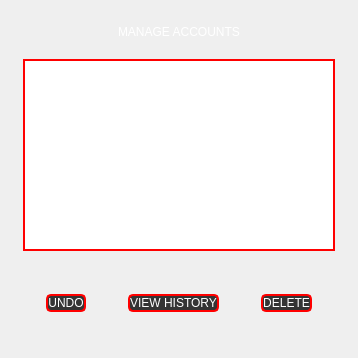
                      <widget class="QWidget" name="manageacc">
                       <layout class="QGridLayout" name="gridLayout_9">
                        <item row="0" column="0">
                         <widget class="QFrame" name="frame_38">
                          <property name="styleSheet">
                           <string notr="true">background-color: rgba(0, 0, 0, 0);</string>
                          </property>
                          <property name="frameShape">
                           <enum>QFrame::StyledPanel</enum>
                          </property>
                          <property name="frameShadow">
                           <enum>QFrame::Raised</enum>
                          </property>
                          <layout class="QVBoxLayout" name="verticalLayout_56">
                           <property name="spacing">
                            <number>0</number>
                           </property>
                           <property name="leftMargin">
                            <number>0</number>
                           </property>
                           <property name="topMargin">
                            <number>0</number>
                           </property>
                           <property name="rightMargin">
                            <number>0</number>
                           </property>
                           <property name="bottomMargin">
                            <number>0</number>
                           </property>
                           <item>
                            <widget class="QFrame" name="frame_39">
                             <property name="styleSheet">
                              <string notr="true">background-color: rgba(0, 0, 0, 0);</string>
                             </property>
                             <property name="frameShape">
                              <enum>QFrame::StyledPanel</enum>
                             </property>
                             <property name="frameShadow">
                              <enum>QFrame::Raised</enum>
                             </property>
                             <layout class="QVBoxLayout" name="verticalLayout_55">
                              <property name="spacing">
                               <number>0</number>
                              </property>
                              <property name="leftMargin">
                               <number>0</number>
                              </property>
                              <property name="topMargin">
                               <number>0</number>
                              </property>
                              <property name="rightMargin">
                               <number>0</number>
                              </property>
                              <property name="bottomMargin">
                               <number>0</number>
                              </property>
                              <item alignment="Qt::AlignTop">
                               <widget class="QFrame" name="frame_40">
                                <property name="frameShape">
                                 <enum>QFrame::StyledPanel</enum>
                                </property>
                                <property name="frameShadow">
                                 <enum>QFrame::Raised</enum>
                                </property>
                                <layout class="QHBoxLayout" name="horizontalLayout_6">
                                 <property name="spacing">
                                  <number>0</number>
                                 </property>
                                 <property name="leftMargin">
                                  <number>0</number>
                                 </property>
                                 <property name="topMargin">
                                  <number>0</number>
                                 </property>
                                 <property name="rightMargin">
                                  <number>0</number>
                                 </property>
                                 <property name="bottomMargin">
                                  <number>0</number>
                                 </property>
                                </layout>
                               </widget>
                              </item>
                              <item alignment="Qt::AlignVCenter">
                               <widget class="QFrame" name="frame_76">
                                <property name="sizePolicy">
                                 <sizepolicy hsizetype="Preferred" vsizetype="Expanding">
                                  <horstretch>0</horstretch>
                                  <verstretch>0</verstretch>
                                 </sizepolicy>
                                </property>
                                <property name="frameShape">
                                 <enum>QFrame::StyledPanel</enum>
                                </property>
                                <property name="frameShadow">
                                 <enum>QFrame::Raised</enum>
                                </property>
                                <layout class="QHBoxLayout" name="horizontalLayout_20">
                                 <item alignment="Qt::AlignHCenter|Qt::AlignVCenter">
                                  <widget class="QLabel" name="label_15">
                                   <property name="styleSheet">
                                    <string notr="true">font: 16pt &quot;Copperplate Gothic Bold&quot;;
color: rgb(255, 255, 255);</string>
                                   </property>
                                   <property name="text">
                                    <string>MANAGE ACCOUNTS</string>
                                   </property>
                                  </widget>
                                 </item>
                                </layout>
                               </widget>
                              </item>
                              <item>
                               <widget class="QFrame" name="frame_77">
                                <property name="sizePolicy">
                                 <sizepolicy hsizetype="Preferred" vsizetype="Expanding">
                                  <horstretch>0</horstretch>
                                  <verstretch>0</verstretch>
                                 </sizepolicy>
                                </property>
                                <property name="frameShape">
                                 <enum>QFrame::StyledPanel</enum>
                                </property>
                                <property name="frameShadow">
                                 <enum>QFrame::Raised</enum>
                                </property>
                                <layout class="QHBoxLayout" name="horizontalLayout_21">
                                 <item>
                                  <widget class="QTableWidget" name="tableWidget">
                                   <property name="styleSheet">
                                    <string notr="true">background-color: rgb(255, 255, 255);
border: 2px solid red;</string>
                                   </property>
                                  </widget>
                                 </item>
                                </layout>
                               </widget>
                              </item>
                              <item>
                               <widget class="QFrame" name="frame_78">
                                <property name="sizePolicy">
                                 <sizepolicy hsizetype="Preferred" vsizetype="Expanding">
                                  <horstretch>0</horstretch>
                                  <verstretch>0</verstretch>
                                 </sizepolicy>
                                </property>
                                <property name="frameShape">
                                 <enum>QFrame::StyledPanel</enum>
                                </property>
                                <property name="frameShadow">
                                 <enum>QFrame::Raised</enum>
                                </property>
                                <layout class="QHBoxLayout" name="horizontalLayout_22">
                                 <property name="spacing">
                                  <number>22</number>
                                 </property>
                                 <property name="leftMargin">
                                  <number>22</number>
                                 </property>
                                 <property name="topMargin">
                                  <number>22</number>
                                 </property>
                                 <property name="rightMargin">
                                  <number>22</number>
                                 </property>
                                 <property name="bottomMargin">
                                  <number>22</number>
                                 </property>
                                 <item>
                                  <widget class="QFrame" name="frame_79">
                                   <property name="frameShape">
                                    <enum>QFrame::StyledPanel</enum>
                                   </property>
                                   <property name="frameShadow">
                                    <enum>QFrame::Raised</enum>
                                   </property>
                                   <layout class="QHBoxLayout" name="horizontalLayout_8">
                                    <item>
                                     <widget class="QPushButton" name="pushButton_37">
                                      <property name="styleSheet">
                                       <string notr="true">QPushButton#pushButton_37{
 
	border: 2px solid red;
	font: 12pt &quot;Copperplate Gothic Bold&quot;;
	background-color:rgba(0,0,0,200);
    color: rgb(255,255,255);
    border-radius:5px;
}
QPushButton#pushButton_37:hover{
    background-color:rgb(255,255,255);
    color: rgb(0,0,0);
}
QPushButton#pushButton_37:pressed{
    background-color: rgba(255,255,255,210);
}</string>
                                      </property>
                                      <property name="text">
                                       <string>UNDO</string>
                                      </property>
                                      <property name="icon">
                                       <iconset resource="attachments/icons.qrc">
                                        <normaloff>:/icons/repeat.svg</normaloff>:/icons/repeat.svg</iconset>
                                      </property>
                                      <property name="iconSize">
                                       <size>
                                        <width>20</width>
                                        <height>50</height>
                                       </size>
                                      </property>
                                     </widget>
                                    </item>
                                   </layout>
                                  </widget>
                                 </item>
                                 <item>
                                  <widget class="QFrame" name="frame_24">
                                   <property name="frameShape">
                                    <enum>QFrame::StyledPanel</enum>
                                   </property>
                                   <property name="frameShadow">
                                    <enum>QFrame::Raised</enum>
                                   </property>
                                   <layout class="QHBoxLayout" name="horizontalLayout_12">
                                    <item>
                                     <widget class="QPushButton" name="pushButton_30">
                                      <property name="styleSheet">
                                       <string notr="true">QPushButton#pushButton_30{
 
	border: 2px solid red;
	font: 12pt &quot;Copperplate Gothic Bold&quot;;
	background-color:rgba(0,0,0,200);
    color: rgb(255,255,255);
    border-radius:5px;
}
QPushButton#pushButton_30:hover{
    background-color:rgb(255,255,255);
    color: rgb(0,0,0);
}
QPushButton#pushButton_30:pressed{
    background-color: rgba(255,255,255,210);
}</string>
                                      </property>
                                      <property name="text">
                                       <string>VIEW HISTORY</string>
                                      </property>
                                      <property name="icon">
                                       <iconset resource="attachments/icons.qrc">
                                        <normaloff>:/icons/align-center.svg</normaloff>:/icons/align-center.svg</iconset>
                                      </property>
                                      <property name="iconSize">
                                       <size>
                                        <width>20</width>
                                        <height>50</height>
                                       </size>
                                      </property>
                                     </widget>
                                    </item>
                                   </layout>
                                  </widget>
                                 </item>
                                 <item>
                                  <widget class="QFrame" name="frame_80">
                                   <property name="frameShape">
                                    <enum>QFrame::StyledPanel</enum>
                                   </property>
                                   <property name="frameShadow">
                                    <enum>QFrame::Raised</enum>
                                   </property>
                                   <layout class="QHBoxLayout" name="horizontalLayout_11">
                                    <item alignment="Qt::AlignVCenter">
                                     <widget class="QPushButton" name="pushButton_18">
                                      <property name="sizePolicy">
                                       <sizepolicy hsizetype="Minimum" vsizetype="Preferred">
                                        <horstretch>0</horstretch>
                                        <verstretch>0</verstretch>
                                       </sizepolicy>
                                      </property>
                                      <property name="styleSheet">
                                       <string notr="true">QPushButton#pushButton_18{
 
	border: 2px solid red;
	font: 12pt &quot;Copperplate Gothic Bold&quot;;
	background-color:rgba(0,0,0,200);
    color: rgb(255,255,255);
    border-radius:5px;
}
QPushButton#pushButton_18:hover{
    background-color:rgb(255,255,255);
    color: rgb(0,0,0);
}
QPushButton#pushButton_18:pressed{
    background-color: rgba(255,255,255,210);
}</string>
                                      </property>
                                      <property name="text">
                                       <string>DELETE</string>
                                      </property>
                                      <property name="icon">
                                       <iconset resource="attachments/icons.qrc">
                                        <normaloff>:/icons/trash-2.svg</normaloff>:/icons/trash-2.svg</iconset>
                                      </property>
                                      <property name="iconSize">
                                       <size>
                                        <width>20</width>
                                        <height>50</height>
                                       </size>
                                      </property>
                                     </widget>
                                    </item>
                                   </layout>
                                  </widget>
                                 </item>
                                </layout>
                               </widget>
                              </item>
                             </layout>
                            </widget>
                           </item>
                          </layout>
                         </widget>
                        </item>
                       </layout>
                      </widget>
